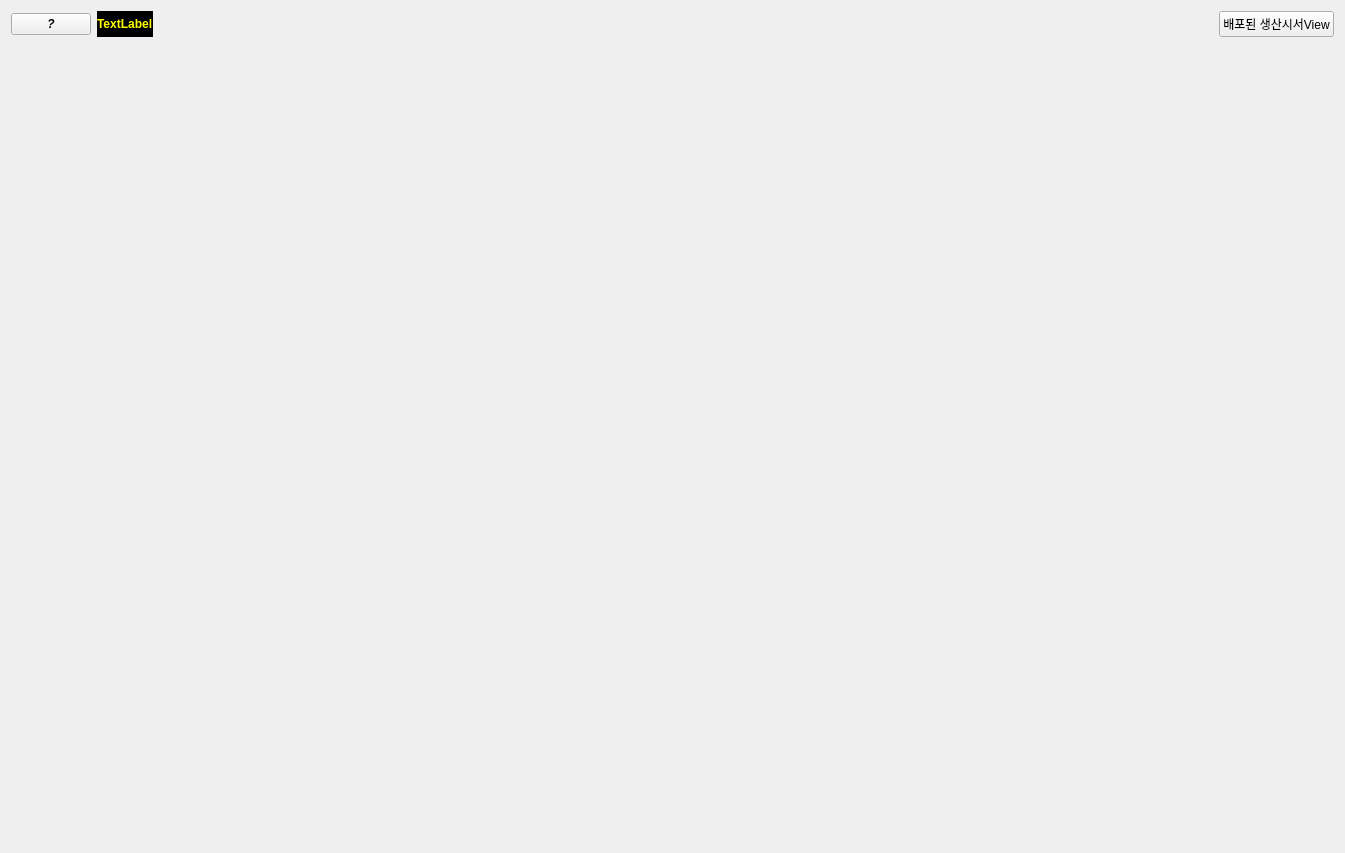
<?xml version="1.0" encoding="UTF-8"?>
<ui version="4.0">
 <class>Tab_App</class>
 <widget class="QWidget" name="Tab_App">
  <property name="geometry">
   <rect>
    <x>0</x>
    <y>0</y>
    <width>1345</width>
    <height>853</height>
   </rect>
  </property>
  <property name="windowTitle">
   <string>Form</string>
  </property>
  <layout class="QVBoxLayout" name="verticalLayout">
   <item>
    <widget class="QFrame" name="frame_info">
     <property name="sizePolicy">
      <sizepolicy hsizetype="Preferred" vsizetype="Fixed">
       <horstretch>0</horstretch>
       <verstretch>0</verstretch>
      </sizepolicy>
     </property>
     <property name="frameShape">
      <enum>QFrame::NoFrame</enum>
     </property>
     <property name="frameShadow">
      <enum>QFrame::Raised</enum>
     </property>
     <layout class="QHBoxLayout" name="horizontalLayout">
      <property name="leftMargin">
       <number>0</number>
      </property>
      <property name="topMargin">
       <number>0</number>
      </property>
      <property name="rightMargin">
       <number>0</number>
      </property>
      <property name="bottomMargin">
       <number>0</number>
      </property>
      <item>
       <widget class="QPushButton" name="pb_info">
        <property name="sizePolicy">
         <sizepolicy hsizetype="Fixed" vsizetype="Fixed">
          <horstretch>0</horstretch>
          <verstretch>0</verstretch>
         </sizepolicy>
        </property>
        <property name="font">
         <font>
          <italic>true</italic>
          <bold>true</bold>
         </font>
        </property>
        <property name="text">
         <string>?</string>
        </property>
       </widget>
      </item>
      <item>
       <widget class="QLabel" name="label_target">
        <property name="font">
         <font>
          <bold>true</bold>
         </font>
        </property>
        <property name="styleSheet">
         <string notr="true">background-color:black;color:yellow;</string>
        </property>
        <property name="text">
         <string>TextLabel</string>
        </property>
       </widget>
      </item>
      <item>
       <spacer name="horizontalSpacer">
        <property name="orientation">
         <enum>Qt::Horizontal</enum>
        </property>
        <property name="sizeHint" stdset="0">
         <size>
          <width>1238</width>
          <height>20</height>
         </size>
        </property>
       </spacer>
      </item>
      <item>
       <widget class="QPushButton" name="PB_Saengji_View">
        <property name="text">
         <string>배포된 생산시서View</string>
        </property>
       </widget>
      </item>
     </layout>
    </widget>
   </item>
   <item>
    <widget class="Wid_Search_for" name="Wid_Search_for" native="true">
     <property name="sizePolicy">
      <sizepolicy hsizetype="Preferred" vsizetype="Fixed">
       <horstretch>0</horstretch>
       <verstretch>0</verstretch>
      </sizepolicy>
     </property>
    </widget>
   </item>
   <item>
    <widget class="Wid_Table_for_생산관리_일정관리" name="Wid_Table" native="true"/>
   </item>
  </layout>
 </widget>
 <customwidgets>
  <customwidget>
   <class>Wid_Search_for</class>
   <extends>QWidget</extends>
   <header>modules.PyQt.Tabs.생산관리.components.Wid_search_for_관리</header>
   <container>1</container>
  </customwidget>
  <customwidget>
   <class>Wid_Table_for_생산관리_일정관리</class>
   <extends>QWidget</extends>
   <header>modules.PyQt.Tabs.생산관리.tables.table_생산관리_일정관리</header>
   <container>1</container>
  </customwidget>
 </customwidgets>
 <resources/>
 <connections/>
</ui>
